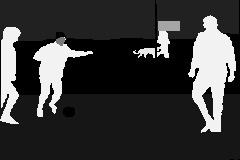
#> input picture MTech/Machine Learning/Batch 2023-2025/SEM 2/Digital Image processing/Assignment/LAB_2/cc.jpg, 240 x 160 px, found by its file name
$ jupyter execute DIP_202311023_LAB_2.ipynb
#> lines starting #> are read from the running program, lines starting #| are printed output that depends on the picture; after the words box and inside, x2 and y2 are one past the last pixel; in counts of white or black regions, pixels touching at a corner belong together
---

##Samarth Motka
##202311023
##Assignment 2

---

[cell 1]
# Find out the number of objects from Figure 1. Label distinct objects with distinct colors.[Use the algorithm of finding out connected components.]
#Connected components labeling
import cv2
import numpy as np
from google.colab.patches import cv2_imshow
img = cv2.imread('/content/drive/MyDrive/Daiict/sem2/DIP/lab_2/cc.jpg')
#> img is the input picture: shape (160, 240, 3); min 0, max 253, mean 57.3
cv2_imshow(img)

[cell 2]
import cv2
import numpy as np

def label_objects(image_path):
    # Read the grayscale image
    image = cv2.imread(image_path, cv2.IMREAD_GRAYSCALE)

    # Apply adaptive thresholding for better object separation
    _, binary_image = cv2.threshold(image, 0, 255, cv2.THRESH_BINARY + cv2.THRESH_OTSU)

    # Find connected components
    _, labels, stats, _ = cv2.connectedComponentsWithStats(binary_image, connectivity=8)

    # Get the number of objects
    num_objects = stats.shape[0] - 1  # Exclude background

    # Create a unique color for each labeled object
    colormap = np.random.randint(0, 255, size=(num_objects + 1, 3), dtype=np.uint8)

    # Create a colored output image
    colored_image = colormap[labels]

    # Display the result
    cv2_imshow(colored_image)
    cv2.waitKey(0)
    cv2.destroyAllWindows()

    return num_objects

# Specify the image path
img_path = '/content/drive/MyDrive/Daiict/sem2/DIP/lab_2/cc.jpg'

num_objects = label_objects(img_path)
#> in label_objects, `_, binary_image = cv2.threshold(image, 0, 255, cv2.THRESH_BINARY + cv2..`:
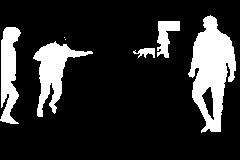
#> binary_image: shape (160, 240); 17.4% white; 7 white regions (2 under 20 px), largest, box (x1, y1, x2, y2) and area: (188, 15, 236, 133) 3144, (33, 41, 93, 117) 1627, (0, 27, 21, 124) 1307, (157, 21, 180, 58) 470, (133, 48, 155, 58) 126
#> in label_objects, `_, labels, stats, _ = cv2.connectedComponentsWithStats(binary_image, c..`:
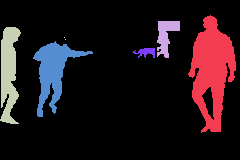
#> labels: shape (160, 240) int32; 8 distinct labels, from 0 to 7; one colour per label, 0 black
#> in label_objects, `_, labels, stats, _ = cv2.connectedComponentsWithStats(binary_image, c..`: stats = [[0, 0, 240, 160, 31724], [188, 15, 48, 118, 3144], [157, 21, 23, 37, 470], [0, 27, 21, 97, 1307], [64, 37, 1, 1, 1], [65, 39, 1, 1, 1], [33, 41, 60, 76, 1627], [133, 48, 22, 10, 126]]
#> in label_objects, `colored_image = colormap[labels]`:
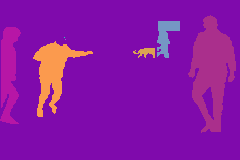
#> colored_image: shape (160, 240, 3); mean of channels 0, 1, 2 165.2, 21.8, 137.9; drawn as B, G, R
#> num_objects = 7
print(f'Number of objects: {num_objects}')
#| Number of objects: 7

[cell 3]
import cv2
import numpy as np
import matplotlib.pyplot as plt

def read_and_threshold(image_path):
    # Read the image and apply adaptive thresholding
    image = cv2.imread(image_path, cv2.IMREAD_GRAYSCALE)
    _, binary_image = cv2.threshold(image, 0, 255, cv2.THRESH_BINARY + cv2.THRESH_OTSU)
    return binary_image

def label_connected_components(binary_image):
    rows, cols = binary_image.shape
    labels = np.zeros_like(binary_image)
    current_label = 1

    def dfs(row, col):
        stack = [(row, col)]
        while stack:
            r, c = stack.pop()
            if 0 <= r < rows and 0 <= c < cols and binary_image[r, c] == 255 and labels[r, c] == 0:
                labels[r, c] = current_label
                stack.extend([(r+1, c), (r-1, c), (r, c+1), (r, c-1)])

    for i in range(rows):
        for j in range(cols):
            if binary_image[i, j] == 255 and labels[i, j] == 0:
                dfs(i, j)
                current_label += 1

    return labels

def visualize_results(labels):
    # Generate random colors for visualization
    colors = np.random.randint(0, 255, size=(np.max(labels)+1, 3), dtype=np.uint8)
    # Color the labeled components
    colored_labels = colors[labels]

    # Display the result using matplotlib
    plt.imshow(colored_labels)
    plt.title('Distinct Objects')
    plt.axis('off')
    plt.show()

def count_objects(labels):
    # Print the number of objects (excluding background)
    num_objects = np.max(labels) - 1
    print("Number of objects:", num_objects)
    return num_objects

# Specify the image path
img_path = '/content/drive/MyDrive/Daiict/sem2/DIP/lab_2/cc.jpg'

# Perform the operations
binary_image = read_and_threshold(img_path)
labels = label_connected_components(binary_image)
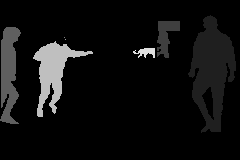
#> labels: shape (160, 240); min 0, max 8, mean 0.486; drawn with min black and max white
visualize_results(labels)
#> in visualize_results, `colors = np.random.randint(0, 255, size=(np.max(labels)+1, 3), dtype=n..`: colors = [[195, 118, 125], [139, 103, 125], [229, 216, 9], [164, 116, 108], [211, 222, 161], [159, 21, 81], [89, 165, 242], [214, 102, 98], [36, 183, 5]]
#> in visualize_results, `colored_labels = colors[labels]`:
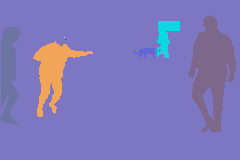
#> colored_labels: shape (160, 240, 3); mean of channels 0, 1, 2 185.3, 119.8, 127.9; drawn as B, G, R
num_objects = count_objects(labels)
#> in count_objects, `num_objects = np.max(labels) - 1`: num_objects = 7
#| Number of objects: 7
